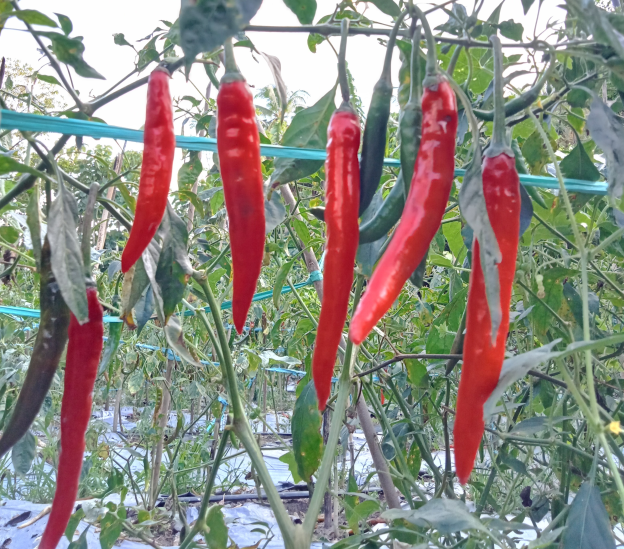
#> input picture hsl3.png, 624 x 549 px
$ python hsv.py
#> lines starting #> are read from the running program, lines starting #| are printed output that depends on the picture; after the words box and inside, x2 and y2 are one past the last pixel; in counts of white or black regions, pixels touching at a corner belong together
#konversi citra RGB ke warna HSV

import cv2
import numpy as np

img = cv2.imread('hsl3.png')
#> img is the input picture: shape (549, 624, 3); mean B, G, R 131.4, 139.6, 141.5
hsv = cv2.cvtColor(img, cv2.COLOR_BGR2HSV)
#> hsv: shape (549, 624, 3); mean H, S, V 81.6, 68.9, 160.2

lower_red = np.array([0, 0, 50])
upper_red = np.array([10, 255, 255])

mask = cv2.inRange(hsv, lower_red, upper_red)
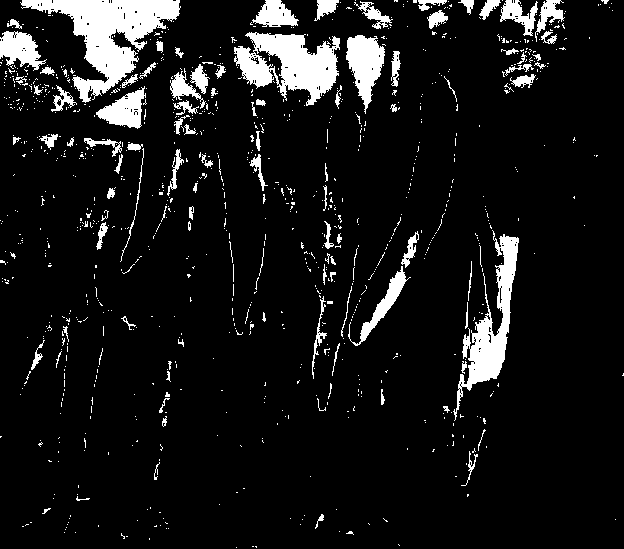
#> mask: shape (549, 624); 9% white; 991 white regions (889 under 20 px), largest, box (x1, y1, x2, y2) and area: (20, 0, 181, 103) 6211, (234, 32, 340, 106) 4344, (453, 230, 519, 421) 3513

result = cv2.bitwise_and(img, img, mask=mask)
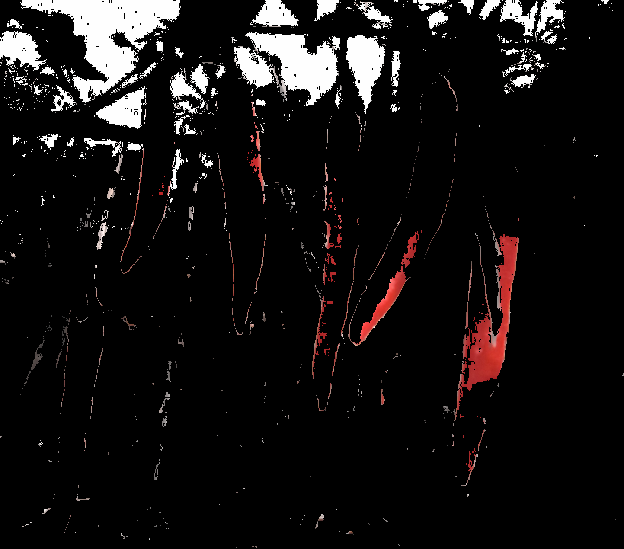
#> result: shape (549, 624, 3); mean B, G, R 18.3, 18.4, 20.8
cv2.imshow("Result", result)
cv2.waitKey(0)

$ run again, with hsl4.png copied over hsl3.png
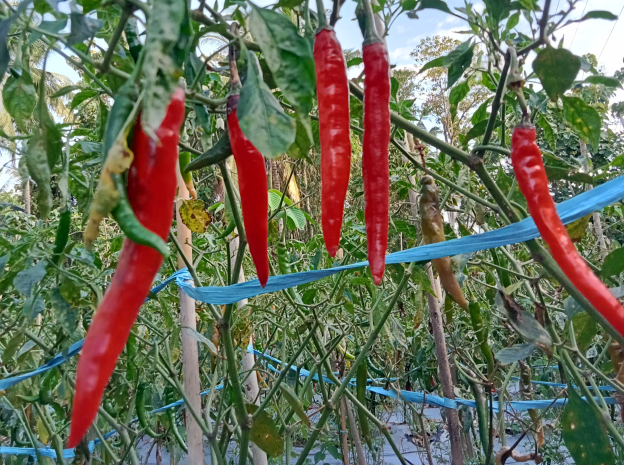
#> input picture hsl4.png, 624 x 465 px
#> img is the input picture: shape (465, 624, 3); mean B, G, R 90, 109.7, 106.1
#> hsv: shape (465, 624, 3); mean H, S, V 66.1, 103.4, 128.2
#> `mask = cv2.inRange(hsv, lower_red, upper_red)`:
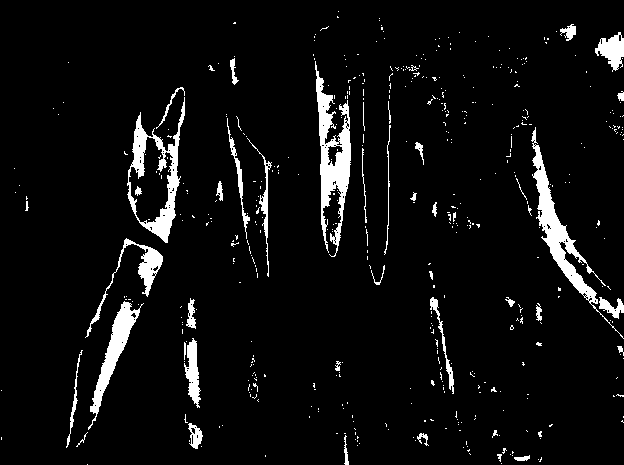
#> mask: shape (465, 624); 5.6% white; 486 white regions (442 under 20 px), largest, box (x1, y1, x2, y2) and area: (315, 61, 351, 257) 2784, (531, 127, 624, 339) 2505, (127, 97, 185, 243) 2228
#> `result = cv2.bitwise_and(img, img, mask=mask)`:
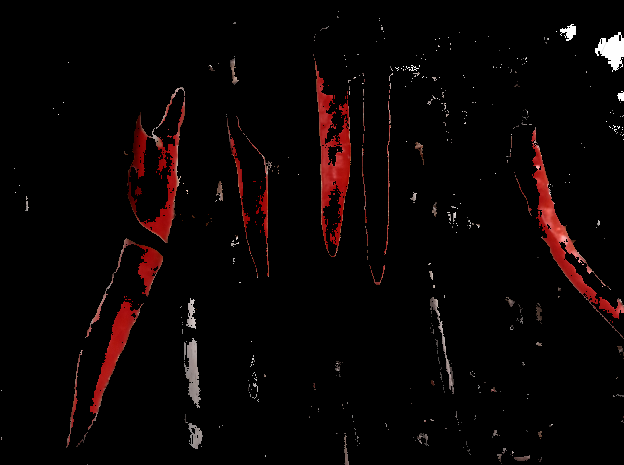
#> result: shape (465, 624, 3); mean B, G, R 3.6, 3.8, 9

$ run again, with hslcabe.png copied over hsl3.png
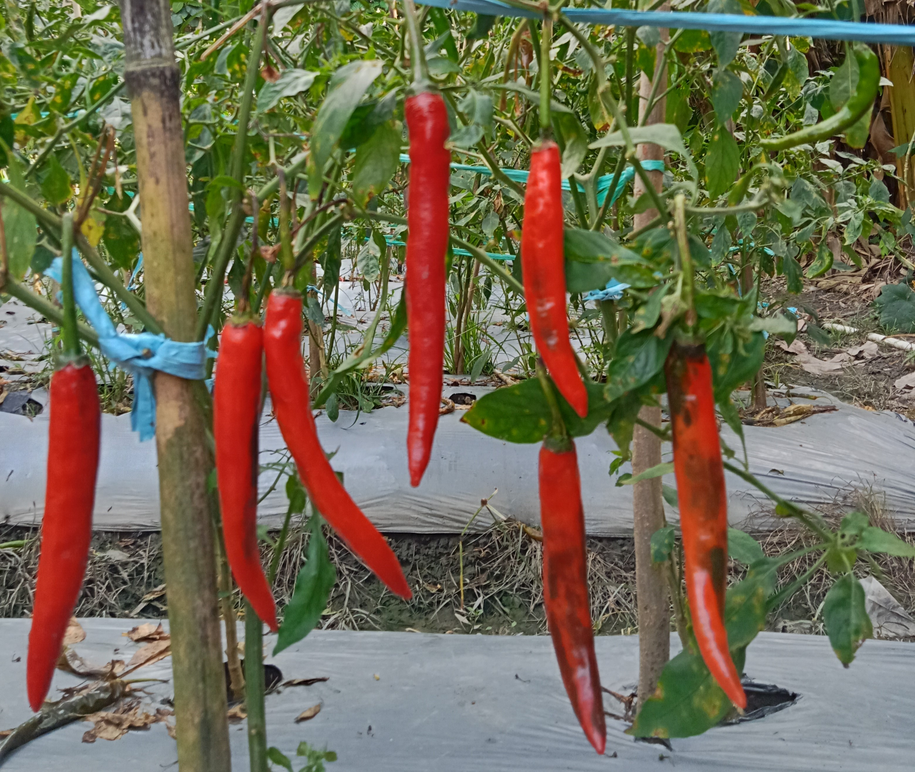
#> input picture hslcabe.png, 915 x 772 px, shrunk from 1560 x 1316 before the run
#> img is the input picture: shape (772, 915, 3); mean B, G, R 83.5, 107.1, 113.2
#> hsv: shape (772, 915, 3); mean H, S, V 48.6, 105, 126.3
#> `mask = cv2.inRange(hsv, lower_red, upper_red)`:
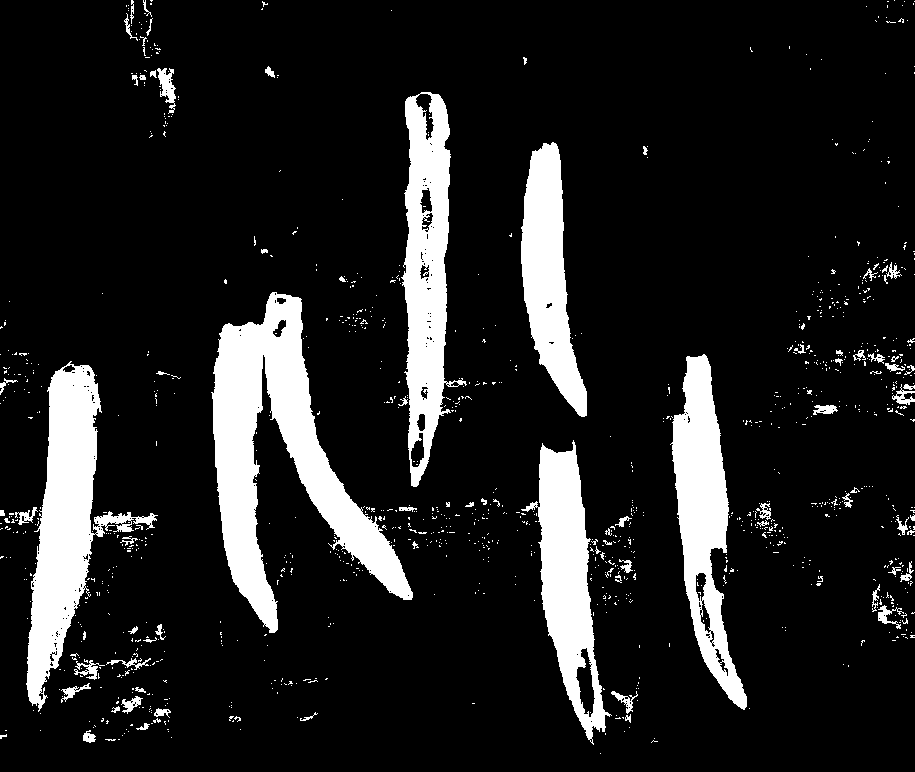
#> mask: shape (772, 915); 13% white; 1149 white regions (1071 under 20 px), largest, box (x1, y1, x2, y2) and area: (211, 292, 413, 633) 23200, (26, 361, 158, 712) 15246, (401, 92, 467, 487) 12915
#> `result = cv2.bitwise_and(img, img, mask=mask)`:
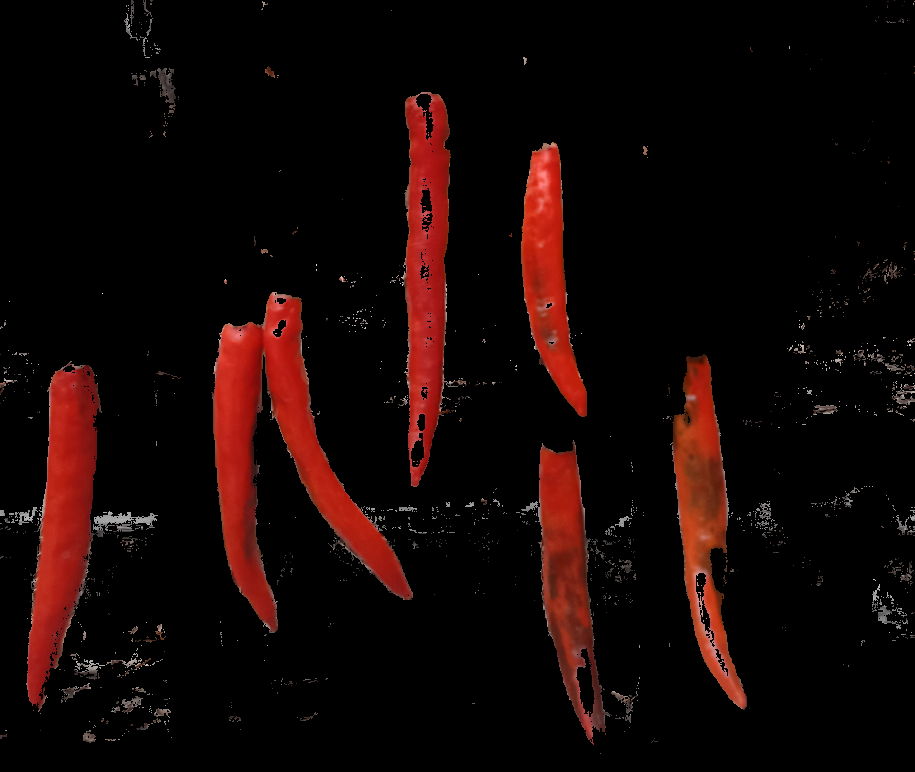
#> result: shape (772, 915, 3); mean B, G, R 4.6, 6.1, 20.3
